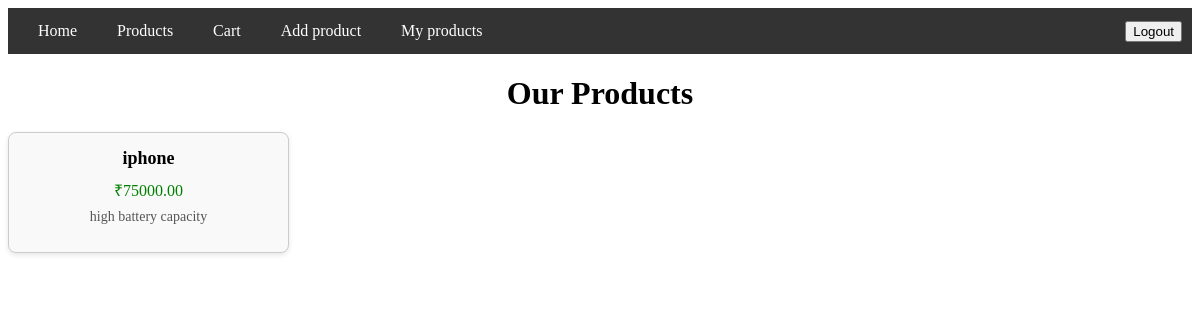
The page /polls/my_products/ (signed in) on the database its author committed.
### polls/models.py (models this page shows, shortened)
class Product(models.Model):
    id = models.AutoField(primary_key=True)
    name = models.CharField(max_length=200)
    price = models.DecimalField(max_digits=10, decimal_places=2)  # allows decimals like 100.50
    description = models.TextField()
    created_by = models.ForeignKey(User,null=True, on_delete=models.CASCADE)

### polls/views.py (the view)
# urls.py: path("my_products/",views.my_products,name='my_products')
@login_required
def my_products(request):
    products=Product.objects.filter(created_by=request.user)
    return render(request, 'ecommerce/myproducts.html', {'products': products})

### polls/templates/ecommerce/myproducts.html (shortened to what this page needs)
{% extends "./navbar.html" %}
{% block content %}
<h1 style="text-align:center; margin-bottom: 20px;">Our Products</h1>
<div class="product-grid">
    {% for product in products %}
        <div class="product-card">
            <div class="product-name">{{ product.name }}</div>
            <div class="product-price">₹{{ product.price }}</div>
            <div class="product-description">{{ product.description }}</div>
        </div>
    {% endfor %}
</div>
{% endblock %}

### polls/templates/ecommerce/myproducts.html (style rules this page uses)
.product-grid { display: grid; grid-template-columns: repeat(4,1fr); gap: 20px; }
.product-card { border: 1px solid #ccc; border-radius: 8px; padding: 15px; text-align: center; background-color: #f9f9f9; box-shadow: 0px 2px 5px rgba(0,0,0,0.1); transition: transform 0.2s ease, box-shadow 0.2s ease; }
.product-name { font-size: 18px; font-weight: bold; margin-bottom: 10px; }
.product-price { color: green; font-size: 16px; margin-bottom: 8px; }
.product-description { font-size: 14px; color: #555; margin-bottom: 12px; }

### rows shown on the page
Product: name "iphone", price "75000.00", description "high battery capacity"
